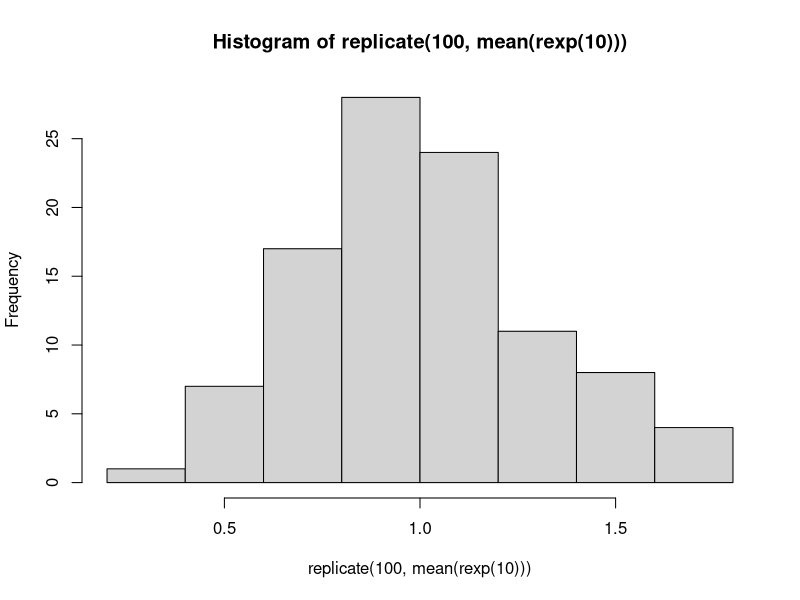

The R script that drew this image:
#!/usr/bin/r

# Apply a Function over a List or Vector

# Description
# lapply returns a list of the same length as X, each element 
# of which is the result of applying FUN to the corresponding 
# element of X.

# sapply is a user-friendly version and wrapper of lapply by 
# default returning a vector, matrix or, if simplify = "array", 
# an array if appropriate, by applying simplify2array(). 
# sapply(x, f, simplify = FALSE, USE.NAMES = FALSE) is the same 
# as lapply(x, f).

# vapply is similar to sapply, but has a pre-specified type of 
# return value, so it can be safer (and sometimes faster) to 
# use.

# replicate is a wrapper for the common use of sapply for repeated 
# evaluation of an expression (which will usually involve random 
# number generation).

# simplify2array() is the utility called from sapply() when simplify 
# is not false and is similarly called from mapply().

# Usage

# lapply(X, FUN, ...)

# sapply(X, FUN, ..., simplify = TRUE, USE.NAMES = TRUE)

# vapply(X, FUN, FUN.VALUE, ..., USE.NAMES = TRUE)

# replicate(n, expr, simplify = "array")

# simplify2array(x, higher = TRUE)


# Arguments
# X	
# a vector (atomic or list) or an expression object. 
# Other objects (including classed objects) will be 
# coerced by base::as.list.

# FUN	
# the function to be applied to each element of X: 
# see ‘Details’. In the case of functions like +, %*%, 
# the function name must be backquoted or quoted.

# ...	
# optional arguments to FUN.

# simplify	
# logical or character string; should the result 
# be simplified to a vector, matrix or higher 
# dimensional array if possible? For sapply it 
# must be named and not abbreviated. The default 
# value, TRUE, returns a vector or matrix if 
# appropriate, whereas if simplify = "array" 
# the result may be an array of “rank” 
# (=length(dim(.))) one higher than the 
# result of FUN(X[[i]]).

# USE.NAMES	
# logical; if TRUE and if X is character, use X as 
# names for the result unless it had names already. 
# Since this argument follows ... its name cannot 
# be abbreviated.

# FUN.VALUE	
# a (generalized) vector; a template for the return 
# value from FUN. See ‘Details’.

# n	
# integer: the number of replications.

# expr	
# the expression (a language object, usually a call) 
# to evaluate repeatedly.

# x	
# a list, typically returned from lapply().

# higher	
# logical; if true, simplify2array() will produce 
# a (“higher rank”) array when appropriate, whereas 
# higher = FALSE would return a matrix (or vector) 
# only. These two cases correspond to 
# sapply(*, simplify = "array") or simplify = TRUE, 
# respectively.

# Details
# FUN is found by a call to match.fun and typically 
# is specified as a function or a symbol (e.g., a 
# backquoted name) or a character string specifying 
# a function to be searched for from the environment 
# of the call to lapply.

# Function FUN must be able to accept as input any of 
# the elements of X. If the latter is an atomic vector, 
# FUN will always be passed a length-one vector of the 
# same type as X.

# Arguments in ... cannot have the same name as any of 
# the other arguments, and care may be needed to avoid 
# partial matching to FUN. In general-purpose code it 
# is good practice to name the first two arguments X 
# and FUN if ... is passed through: this both avoids 
# partial matching to FUN and ensures that a sensible 
# error message is given if arguments named X or FUN 
# are passed through ....

# Simplification in sapply is only attempted if X has 
# length greater than zero and if the return values 
# from all elements of X are all of the same (positive) 
# length. If the common length is one the result is a 
# vector, and if greater than one is a matrix with a 
# column corresponding to each element of X.

# Simplification is always done in vapply. This function 
# checks that all values of FUN are compatible with the 
# FUN.VALUE, in that they must have the same length and 
# type. (Types may be promoted to a higher type within 
# the ordering logical < integer < double < complex, but 
# not demoted.)

# Users of S4 classes should pass a list to lapply and 
# vapply: the internal coercion is done by the as.list 
# in the base namespace and not one defined by a user 
# (e.g., by setting S4 methods on the base function).

# Value
# For lapply, sapply(simplify = FALSE) and 
# replicate(simplify = FALSE), a list.

# For sapply(simplify = TRUE) and replicate(simplify = TRUE): 
# if X has length zero or n = 0, an empty list. Otherwise an 
# atomic vector or matrix or list of the same length as X 
# (of length n for replicate). If simplification occurs, the 
# output type is determined from the highest type of the 
# return values in the hierarchy NULL < raw < logical < 
# integer < double < complex < character < list < expression, 
# after coercion of pairlists to lists.

# vapply returns a vector or array of type matching the FUN.VALUE. 
# If length(FUN.VALUE) == 1 a vector of the same length as X is 
# returned, otherwise an array. If FUN.VALUE is not an array, the 
# result is a matrix with length(FUN.VALUE) rows and length(X) 
# columns, otherwise an array a with dim(a) == c(dim(FUN.VALUE), 
# length(X)).

# The (Dim)names of the array value are taken from the FUN.VALUE 
# if it is named, otherwise from the result of the first function 
# call. Column names of the matrix or more generally the names of 
# the last dimension of the array value or names of the vector 
# value are set from X as in sapply.

# Note
# sapply(*, simplify = FALSE, USE.NAMES = FALSE) is equivalent to 
# lapply(*).

# For historical reasons, the calls created by lapply are unevaluated, 
# and code has been written (e.g., bquote) that relies on this. This 
# means that the recorded call is always of the form FUN(X[[i]], ...), 
# with i replaced by the current (integer or double) index. This is not 
# normally a problem, but it can be if FUN uses sys.call or match.call 
# or if it is a primitive function that makes use of the call. This means 
# that it is often safer to call primitive functions with a wrapper, so 
# that e.g. lapply(ll, function(x) is.numeric(x)) is required to ensure 
# that method dispatch for is.numeric occurs correctly.

# If expr is a function call, be aware of assumptions about where it is 
# evaluated, and in particular what ... might refer to. You can pass 
# additional named arguments to a function call as additional named 
# arguments to replicate: see ‘Examples’.

# References
# Becker, R. A., Chambers, J. M. and Wilks, A. R. (1988) The New 
# S Language. Wadsworth & Brooks/Cole.

# See Also
# apply, tapply, mapply for applying a function to multiple arguments, 
# and rapply for a recursive version of lapply(), eapply for applying 
# a function to each entry in an environment.

# Examples
require(stats); require(graphics)

x <- list(a = 1:10, beta = exp(-3:3), logic = c(TRUE,FALSE,FALSE,TRUE))
# compute the list mean for each list element
lapply(x, mean)
# median and quartiles for each list element
lapply(x, quantile, probs = 1:3/4)
sapply(x, quantile)
i39 <- sapply(3:9, seq) # list of vectors
sapply(i39, fivenum)
vapply(i39, fivenum,
       c(Min. = 0, "1st Qu." = 0, Median = 0, "3rd Qu." = 0, Max. = 0))

## sapply(*, "array") -- artificial example
(v <- structure(10*(5:8), names = LETTERS[1:4]))
f2 <- function(x, y) outer(rep(x, length.out = 3), y)
(a2 <- sapply(v, f2, y = 2*(1:5), simplify = "array"))
a.2 <- vapply(v, f2, outer(1:3, 1:5), y = 2*(1:5))
stopifnot(dim(a2) == c(3,5,4), all.equal(a2, a.2),
          identical(dimnames(a2), list(NULL,NULL,LETTERS[1:4])))

hist(replicate(100, mean(rexp(10))))

## use of replicate() with parameters:
foo <- function(x = 1, y = 2) c(x, y)
# does not work: bar <- function(n, ...) replicate(n, foo(...))
bar <- function(n, x) replicate(n, foo(x = x))
bar(5, x = 3)



